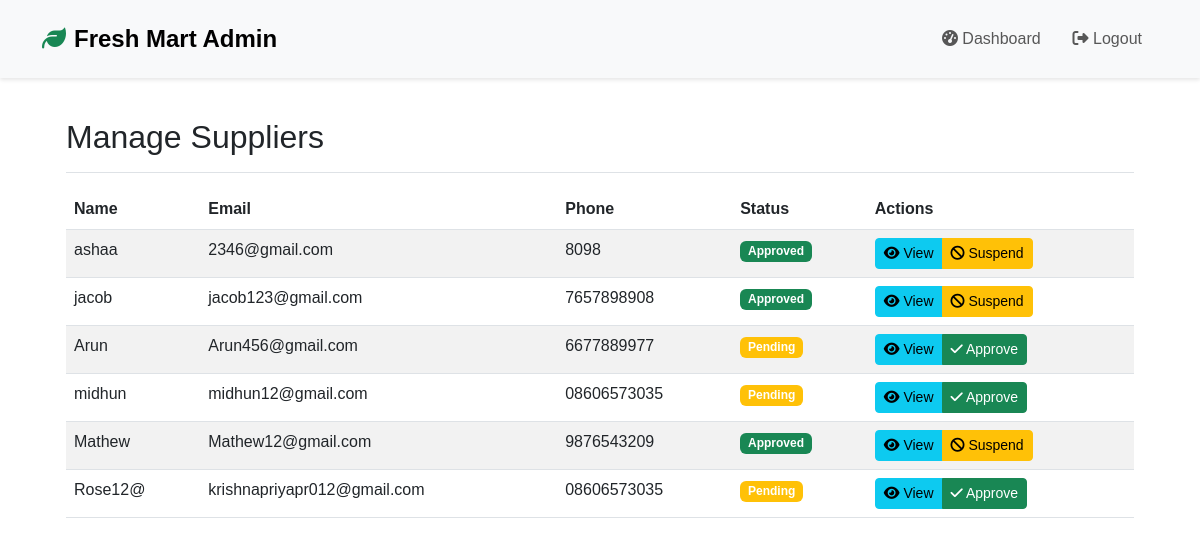
Page /store-admin/suppliers/ (signed in) on the committed database.
### store/models.py (models this page shows, shortened)
class Supplier(models.Model):
    user = models.OneToOneField(User, on_delete=models.CASCADE)
    name = models.CharField(max_length=100)
    address = models.TextField()
    phone = models.CharField(max_length=20)
    is_approved = models.BooleanField(default=False)
    created_at = models.DateTimeField(auto_now_add=True)
    updated_at = models.DateTimeField(auto_now=True)

### store/views.py (the view)
# urls.py: path('store-admin/suppliers/', views.admin_suppliers, name='admin_suppliers'),
@login_required
@user_passes_test(is_admin)
def admin_suppliers(request):
    suppliers = Supplier.objects.all().order_by('-created_at')
    for supplier in suppliers:
        supplier.total_products = supplier.products.count()
        total_requests = supplier.restockrequest_set.count()
        completed_requests = supplier.restockrequest_set.filter(status='completed').count()
        supplier.response_rate = (completed_requests / total_requests * 100) if total_requests > 0 else 0
        supplier.recent_activity = supplier.activities.first()
        supplier.pending_requests = supplier.restockrequest_set.filter(status='pending').count()
    context = {
        'suppliers': suppliers,
        'title': 'Manage Suppliers'
    }
    return render(request, 'store/admin/suppliers.html', context)

### store/context_processors.py (called while the page is built)
def admin_context(request):
    context = {}
    if request.user.is_authenticated and request.user.is_staff:
        context['pending_products_count'] = Product.objects.filter(approval_status='pending').count()
    return context

### store/views.py (called while the page is built)
def is_admin(user):
    return user.is_staff

### store/templates/store/admin/suppliers.html (shortened to what this page needs)
{% extends 'store/admin/base_admin.html' %}
{% load static %}
{% block content %}
<div class="container-fluid">
    <div class="row">
        <main class="col-md-12 ms-sm-auto col-lg-12 px-md-4">
            <div class="d-flex justify-content-between flex-wrap flex-md-nowrap align-items-center pt-3 pb-2 mb-3 border-bottom">
                <h1 class="h2">Manage Suppliers</h1>
            </div>
            <div class="table-responsive">
                <table class="table table-striped table-hover">
                    <thead>
                        <tr>
                            <th>Name</th>
                            <th>Email</th>
                            <th>Phone</th>
                            <th>Status</th>
                            <th>Actions</th>
                        </tr>
                    </thead>
                    <tbody>
                        {% for supplier in suppliers %}
                        <tr>
                            <td>{{ supplier.user.get_full_name|default:supplier.user.username }}</td>
                            <td>{{ supplier.user.email }}</td>
                            <td>{{ supplier.phone }}</td>
                            <td>
                                {% if supplier.is_approved %}
                                <span class="badge bg-success">Approved</span>
                                {% else %}
                                <span class="badge bg-warning">Pending</span>
                                {% endif %}
                            </td>
                            <td>
                                <div class="btn-group">
                                    <a href="{% url 'supplier_details' supplier.id %}" class="btn btn-sm btn-info">
                                        <i class="fas fa-eye"></i> View
                                    </a>
                                    {% if supplier.is_approved %}
                                    <button type="button" class="btn btn-sm btn-warning" onclick="handleSupplierStatus('{{ supplier.id }}', false);">
                                        <i class="fas fa-ban"></i> Suspend
                                    </button>
                                    {% else %}
                                    <button type="button" class="btn btn-sm btn-success" onclick="handleSupplierStatus('{{ supplier.id }}', true);">
                                        <i class="fas fa-check"></i> Approve
                                    </button>
                                    {% endif %}
                                </div>
                            </td>
                        </tr>
                        {% empty %}
                        <tr>
                            <td colspan="5" class="text-center">No suppliers found</td>
                        </tr>
                        {% endfor %}
                    </tbody>
                </table>
            </div>
        </main>
    </div>
</div>
{% endblock %}

### static/css/style.css (style rules this page uses)
:root { --primary-color: #00b761; --secondary-color: #009951; --dark-color: #1a1a1a; --light-color: #f8f9fa; --transition: all 0.3s ease; }
body { font-family: 'Poppins', sans-serif; overflow-x: hidden; }

### rows in the picture
Supplier: user.get_full_name "ashaa", user.email "2346@gmail.com", phone "8098", is_approved "Approved"
Supplier: user.get_full_name "jacob", user.email "jacob123@gmail.com", phone "7657898908", is_approved "Approved"
Supplier: user.get_full_name "Arun", user.email "Arun456@gmail.com", phone "6677889977", is_approved "Pending"
Supplier: user.get_full_name "midhun", user.email "midhun12@gmail.com", phone "08606573035", is_approved "Pending"
Supplier: user.get_full_name "Mathew", user.email "Mathew12@gmail.com", phone "9876543209", is_approved "Approved"
Supplier: user.get_full_name "Rose12@", user.email "krishnapriyapr012@gmail.com", phone "08606573035", is_approved "Pending"
